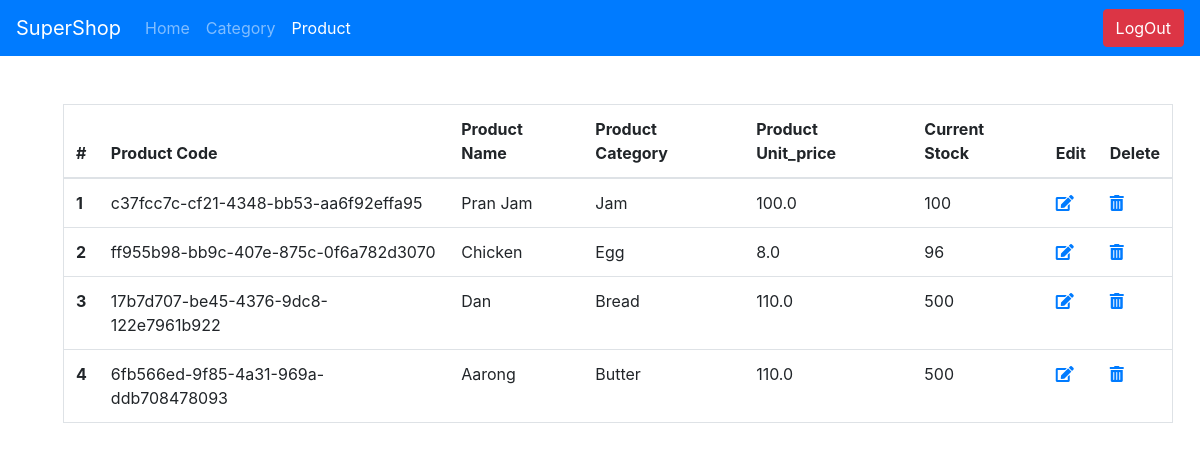
Screenshot of /supershop_admin/product/view/ (signed in) with the database file from the repository.
### supershop_app/models.py (models this page shows, shortened)
class Product(models.Model):
    id = models.AutoField(primary_key=True)
    product_code = models.UUIDField(default=uuid.uuid4)
    product_name = models.CharField(max_length=255, blank=False, null=False, unique=True)
    product_category = models.ForeignKey(ProductCategory, on_delete=models.CASCADE)
    product_unit_price = models.FloatField(default=0.0)
    current_stock = models.IntegerField(default=0)

class ProductCategory(models.Model):
    id = models.AutoField(primary_key=True)
    category_code = models.UUIDField(default=uuid.uuid4)
    category_name = models.CharField(max_length=255, blank=False, null=False, unique=True)
    def __str__(self):
        return self.category_name

### supershop_app/views.py (the view, shortened to what this page needs)
# urls.py: path('supershop_admin/product/<str:ops>/', views.admin_product_operation, name="admin_product_operation"),
@login_required(login_url='/supershop_admin/')
def admin_product_operation(request, ops):
    if request.method == "POST":
        if ops == 'add':
            form = ProductForm(request.POST)
            if form.is_valid():
                messages.success(request, "Succesfully added.")
                form.save()
            else:
                messages.error(request, "Something Went Wrong.")
            return redirect("/supershop_admin/product/add/")
        elif 'edit' in ops:
            cat_id = ops.split('__')[-1]
            cat = models.Product.objects.filter(pk=cat_id).first()
            form = ProductEditForm(request.POST, instance=cat)
            if form.is_valid():
                form.save()
                messages.success(request, "Succesfully Updated.")
            else:
                messages.error(request, "Something Went Wrong.")
            return redirect("/supershop_admin/category/view/")
        elif 'delete' in ops:
            prod_id = ops.split('__')[-1]
            cat = models.Product.objects.filter(pk=prod_id).delete()
            return JsonResponse(1, safe=False)
    elif request.method == 'GET':
        if ops == 'add':
            form = ProductForm()
            return render(request, "all_forms.html",
                          context={"is_logged_in": request.user.is_authenticated,
                                   "form": form,
                                   "title": "Add Product",
                                   "admin": 1,
                                   'logout': request.user.is_authenticated,
                                   "btn_name": "ADD Product",
                                   "admin_product": "active"})
        elif ops == 'view':
            all_products = models.Product.objects.all()
            return render(request, 'view_products.html',
                          context={
                              'is_logged_in': request.user.is_authenticated,
                              "products": all_products,
                              "title": "View Products",
                              "admin": 1,
                              'logout': request.user.is_authenticated,
                              "admin_product": "active"
                          })
        else:
            return redirect("admin_product")

### supershop_app/templates/supershop_app/view_products.html (shortened to what this page needs)
{% extends 'base.html' %}
{% load static %}
{% block content %}
    <div class="container m-5">
        <table class="table border">
            <thead>
                <tr>
                    <th scope="col">#</th>
                    <th scope="col">Product Code</th>
                    <th scope="col">Product Name</th>
                    <th scope="col">Product Category</th>
                    <th scope="col">Product Unit_price</th>
                    <th scope="col">Current Stock</th>
                    <th scope="col">Edit</th>
                    <th scope="col">Delete</th>
                </tr>
            </thead>
            <tbody>
            {% for product in products %}
                <tr>
                    <th scope="row">{{ forloop.counter }}</th>
                    <td>{{ product.product_code }}</td>
                    <td>{{ product.product_name }}</td>
                    <td>{{ product.product_category }}</td>
                    <td>{{ product.product_unit_price }}</td>
                    <td>{{ product.current_stock }}</td>
                    <td><a href="/supershop_admin/product/edit__{{ product.pk }}/"><i class="fas fa-edit"></i></a></td>
                    <td><a onclick="deleteFunc({{ product.pk }})" href="" ><i class="fas fa-trash-alt"></i></a></td>
                </tr>
            {% endfor %}
            </tbody>
        </table>
    </div>
{% endblock %}

### rows the page displays
Product: product_code "c37fcc7c-cf21-4348-bb53-aa6f92effa95", product_name "Pran Jam", product_category "Jam", product_unit_price "100.0", current_stock "100"
Product: product_code "ff955b98-bb9c-407e-875c-0f6a782d3070", product_name "Chicken", product_category "Egg", product_unit_price "8.0", current_stock "96"
Product: product_code "17b7d707-be45-4376-9dc8-122e7961b922", product_name "Dan", product_category "Bread", product_unit_price "110.0", current_stock "500"
Product: product_code "6fb566ed-9f85-4a31-969a-ddb708478093", product_name "Aarong", product_category "Butter", product_unit_price "110.0", current_stock "500"
